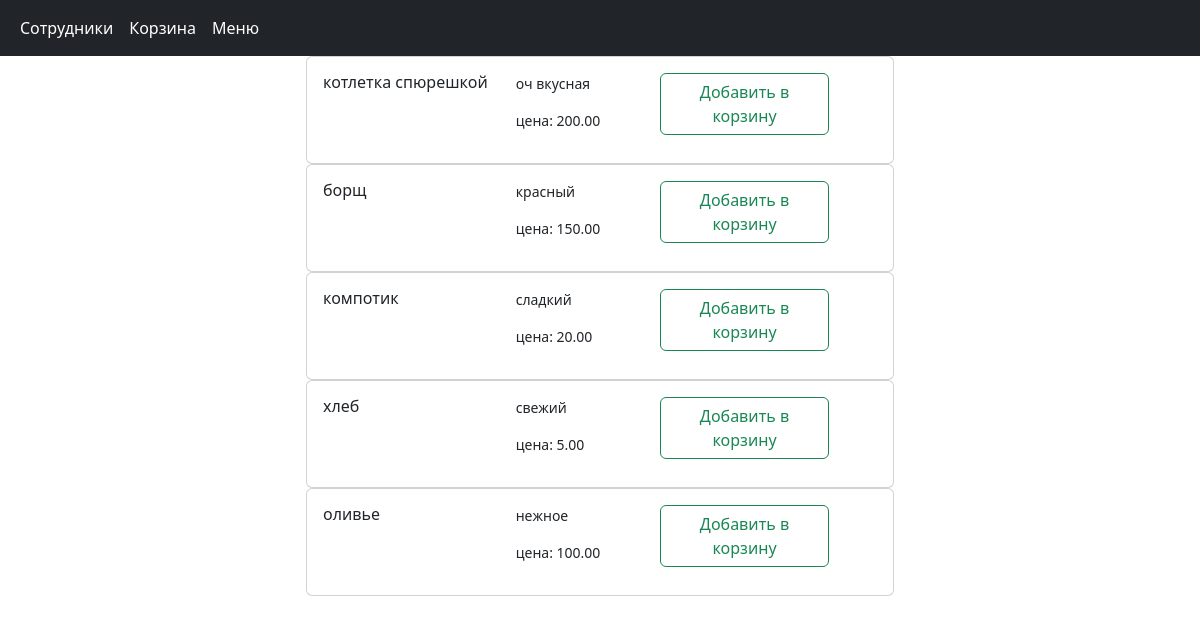
The page / on the database its author committed.
### meals/models.py (models this page shows, shortened)
class Product(models.Model):
    name = models.CharField(max_length=100, verbose_name="Название")
    description = models.TextField(max_length=400, verbose_name="Описание")
    prise = models.DecimalField(max_digits=10, decimal_places=2, default=0, verbose_name="цена")
    created_at = models.DateTimeField(auto_now_add=True, verbose_name="Время создания")
    update_at = models.DateTimeField(auto_now=True, verbose_name="Время обновления")
    class Meta:
        verbose_name = 'Блюдо'
        verbose_name_plural = 'блюда'

### meals/views.py (the view)
# urls.py: path('', Menu.as_view(), name='home'),
class Menu(ListView):
    model = Product
    template_name = 'meals/show_menu.html'  # путь к шаблону
    context_object_name = 'menu'

### meals/templates/meals/show_menu.html
{% extends 'meals/base.html' %}
{% block content %}
    {% for m in menu %}
        <div class="card">
            <div class="card-body">
                <div class="row">
                    <div class="col-4">
                        <p class="h6">{{ m.name }}</p>
                    </div>
                    <div class="col-3">
                        <p class="small">{{ m.description }}</p>
                        <p class="small">цена: {{ m.prise }}</p>
                    </div>
                        <div class="col-4">
                        <a href="{% url 'add_basket' m.id %}" class="btn btn-outline-success">Добавить в корзину</a>
                    </div>
                </div>
            </div>
        </div>
    {% endfor %}
{% endblock %}

### rows shown on the page
Product: name "котлетка спюрешкой", description "оч вкусная", prise "200.00"
Product: name "борщ", description "красный", prise "150.00"
Product: name "компотик", description "сладкий", prise "20.00"
Product: name "хлеб", description "свежий", prise "5.00"
Product: name "оливье", description "нежное", prise "100.00"
